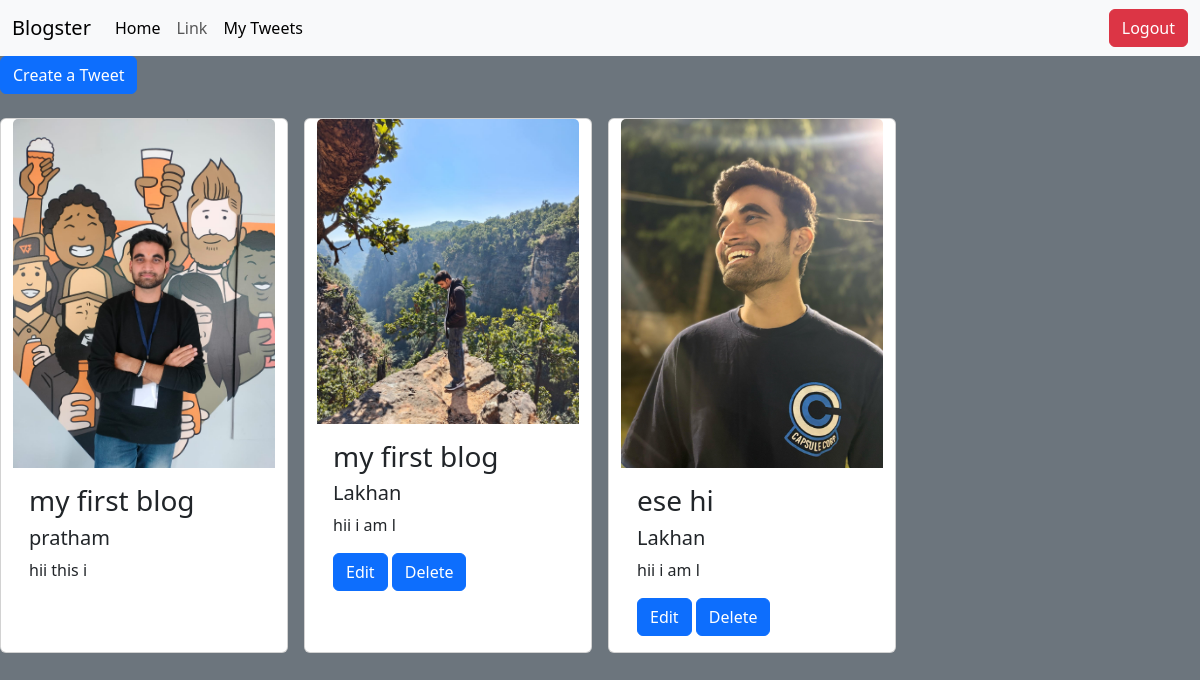
Page /tweet/ (signed in) on the committed database.
### tweet/models.py (models this page shows, shortened)
class Tweet(models.Model):
    user= models.ForeignKey(User,on_delete=models.CASCADE)
    title=models.TextField(max_length=240,default='my first blog')
    text=models.TextField(max_length=240)
    photo=models.ImageField(upload_to='photos/',blank=True,null=True)
    created_at=models.DateTimeField(auto_now_add=True)
    updated_at=models.DateTimeField( auto_now=True)

### tweet/views.py (the view)
# urls.py: path('',views.tweet_list,name='tweet_list'),
def tweet_list(request):
    tweets=Tweet.objects.all().order_by('created_at')
    return render(request,'tweet_list.html',{'tweets':tweets}) # is html page pr tweets object bhi jayga

### tweet/templates/tweet_list.html (shortened to what this page needs)
{% extends "layout.html" %}
{% block content %}
<a class= "btn btn-primary mb-4" href="{% url 'tweet_create' %}" >Create a Tweet </a>
<div class= "container row gap-3">
    {% for tweet in tweets  %}
    <div class="card" style="width: 18rem;">
  <a href="{%url 'tweet' tweet.user.id%}">
  <img src="{{tweet.photo.url}}" class="card-img-top" alt="...">
  </a>
  <div class="card-body">
    <h3 class="card-title">{{tweet.title}}</h5>
    <h5 class="card-title">{{tweet.user.username}}</h5>
    <p class="card-text">{{tweet.text|slice:":10"}}</p>
    {% if tweet.user.id == user.id %}
    <a href="{% url 'tweet_edit' tweet.id%}" class="btn btn-primary">Edit</a>
    <a href="{% url 'tweet_delete' tweet.id%}" class="btn btn-primary">Delete</a>
    {% endif %}
  </div>
</div>
    {% endfor %}
</div>
{% endblock %}

### rows in the picture
Tweet: photo (placeholder picture), title "my first blog", user.username "pratham", text "hii this i"
Tweet: photo (picture), title "my first blog", user.username "Lakhan", text "hii i am l", shows "Edit"
Tweet: photo (picture), title "ese hi", user.username "Lakhan", text "hii i am l", shows "Edit"
